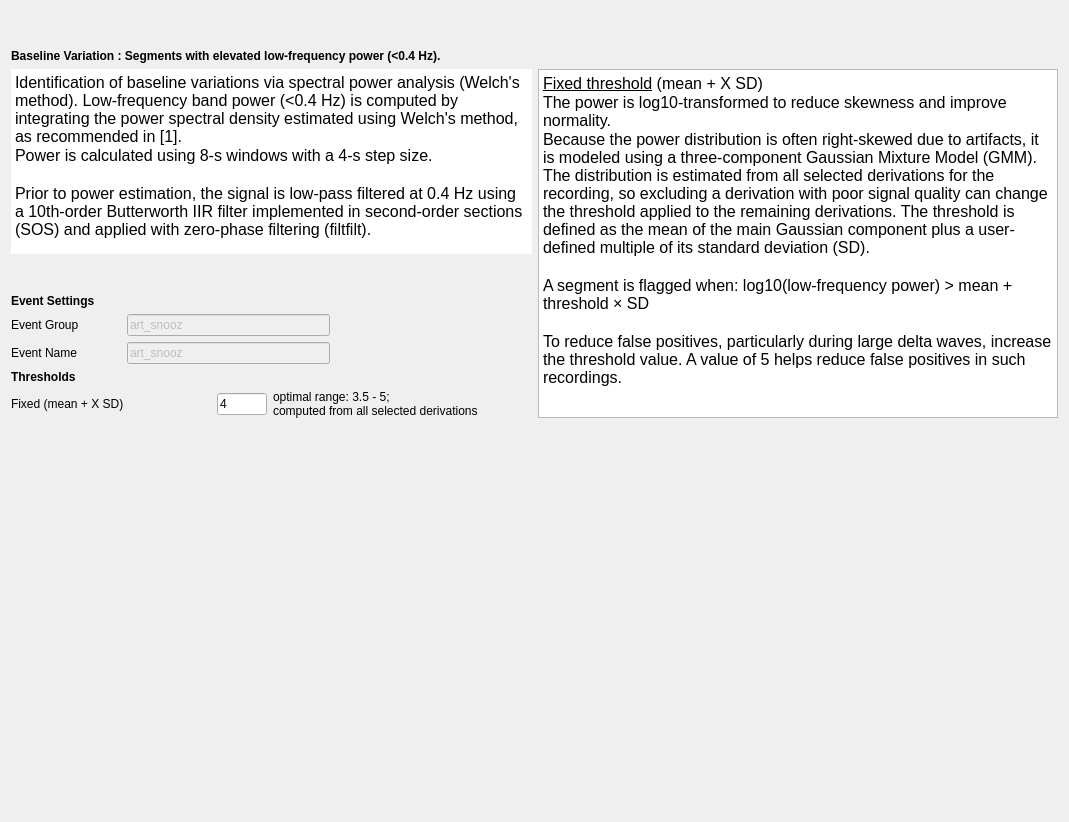
<?xml version="1.0" encoding="UTF-8"?>
<ui version="4.0">
 <class>BslVarStep</class>
 <widget class="QWidget" name="BslVarStep">
  <property name="geometry">
   <rect>
    <x>0</x>
    <y>0</y>
    <width>1069</width>
    <height>822</height>
   </rect>
  </property>
  <property name="windowTitle">
   <string>Form</string>
  </property>
  <layout class="QVBoxLayout" name="verticalLayout_3">
   <item>
    <widget class="QWidget" name="imageWidget" native="true">
     <property name="sizePolicy">
      <sizepolicy hsizetype="Expanding" vsizetype="Preferred">
       <horstretch>0</horstretch>
       <verstretch>0</verstretch>
      </sizepolicy>
     </property>
     <layout class="QHBoxLayout" name="horizontalLayout">
      <item>
       <widget class="QLabel" name="label_7">
        <property name="text">
         <string/>
        </property>
        <property name="alignment">
         <set>Qt::AlignmentFlag::AlignCenter</set>
        </property>
       </widget>
      </item>
     </layout>
    </widget>
   </item>
   <item>
    <widget class="QLabel" name="label_6">
     <property name="sizePolicy">
      <sizepolicy hsizetype="Preferred" vsizetype="Fixed">
       <horstretch>0</horstretch>
       <verstretch>0</verstretch>
      </sizepolicy>
     </property>
     <property name="font">
      <font>
       <italic>false</italic>
       <bold>false</bold>
      </font>
     </property>
     <property name="text">
      <string>&lt;html&gt;&lt;head/&gt;&lt;body&gt;&lt;p&gt;&lt;span style=&quot; font-weight:600;&quot;&gt;Baseline Variation : Segments with elevated low-frequency power (&amp;lt;0.4 Hz).&lt;/span&gt;&lt;/p&gt;&lt;/body&gt;&lt;/html&gt;</string>
     </property>
    </widget>
   </item>
   <item>
    <layout class="QHBoxLayout" name="horizontalLayout_5">
     <item>
      <layout class="QVBoxLayout" name="verticalLayout_2">
       <item>
        <widget class="QTextEdit" name="textEdit_2">
         <property name="minimumSize">
          <size>
           <width>0</width>
           <height>0</height>
          </size>
         </property>
         <property name="frameShape">
          <enum>QFrame::Shape::NoFrame</enum>
         </property>
         <property name="verticalScrollBarPolicy">
          <enum>Qt::ScrollBarPolicy::ScrollBarAlwaysOff</enum>
         </property>
         <property name="horizontalScrollBarPolicy">
          <enum>Qt::ScrollBarPolicy::ScrollBarAlwaysOff</enum>
         </property>
         <property name="readOnly">
          <bool>true</bool>
         </property>
         <property name="html">
          <string>&lt;!DOCTYPE HTML PUBLIC &quot;-//W3C//DTD HTML 4.0//EN&quot; &quot;http://www.w3.org/TR/REC-html40/strict.dtd&quot;&gt;
&lt;html&gt;&lt;head&gt;&lt;meta name=&quot;qrichtext&quot; content=&quot;1&quot; /&gt;&lt;meta charset=&quot;utf-8&quot; /&gt;&lt;style type=&quot;text/css&quot;&gt;
p, li { white-space: pre-wrap; }
hr { height: 1px; border-width: 0; }
li.unchecked::marker { content: &quot;\2610&quot;; }
li.checked::marker { content: &quot;\2612&quot;; }
&lt;/style&gt;&lt;/head&gt;&lt;body style=&quot; font-size:12pt; font-weight:400; font-style:normal;&quot;&gt;
&lt;p style=&quot; margin-top:0px; margin-bottom:0px; margin-left:0px; margin-right:0px; -qt-block-indent:0; text-indent:0px;&quot;&gt;Identification of baseline variations via spectral power analysis (Welch's method). Low-frequency band power (&amp;lt;0.4 Hz) is computed by integrating the power spectral density estimated using Welch's method, as recommended in [1]. &lt;/p&gt;
&lt;p style=&quot; margin-top:0px; margin-bottom:0px; margin-left:0px; margin-right:0px; -qt-block-indent:0; text-indent:0px;&quot;&gt;Power is calculated using 8-s windows with a 4-s step size.&lt;/p&gt;
&lt;p style=&quot;-qt-paragraph-type:empty; margin-top:0px; margin-bottom:0px; margin-left:0px; margin-right:0px; -qt-block-indent:0; text-indent:0px;&quot;&gt;&lt;br /&gt;&lt;/p&gt;
&lt;p style=&quot; margin-top:0px; margin-bottom:0px; margin-left:0px; margin-right:0px; -qt-block-indent:0; text-indent:0px;&quot;&gt;Prior to power estimation, the signal is low-pass filtered at 0.4 Hz using a 10th-order Butterworth IIR filter implemented in second-order sections (SOS) and applied with zero-phase filtering (filtfilt). &lt;/p&gt;
&lt;p style=&quot;-qt-paragraph-type:empty; margin-top:0px; margin-bottom:0px; margin-left:0px; margin-right:0px; -qt-block-indent:0; text-indent:0px;&quot;&gt;&lt;br /&gt;&lt;/p&gt;
&lt;p style=&quot; margin-top:0px; margin-bottom:0px; margin-left:0px; margin-right:0px; -qt-block-indent:0; text-indent:0px;&quot;&gt;&lt;span style=&quot; font-weight:700;&quot;&gt;Warning&lt;/span&gt;: User-defined filters applied in the &amp;quot;2- Filter EEG Signals&amp;quot; step may affect power estimates in the 0-0.4 Hz frequency band.&lt;/p&gt;
&lt;p style=&quot;-qt-paragraph-type:empty; margin-top:0px; margin-bottom:0px; margin-left:0px; margin-right:0px; -qt-block-indent:0; text-indent:0px;&quot;&gt;&lt;br /&gt;&lt;/p&gt;
&lt;p style=&quot; margin-top:0px; margin-bottom:0px; margin-left:0px; margin-right:0px; -qt-block-indent:0; text-indent:0px;&quot;&gt;&lt;span style=&quot; text-decoration: underline;&quot;&gt;Reference&lt;/span&gt;&lt;/p&gt;
&lt;p style=&quot; margin-top:0px; margin-bottom:0px; margin-left:0px; margin-right:0px; -qt-block-indent:0; text-indent:0px;&quot;&gt;[1] Cox, R. &amp;amp; Fell, J. Analyzing human sleep EEG: A methodological primer with code implementation. Sleep Medicine Reviews, 54, 101353 (2020).       &lt;/p&gt;&lt;/body&gt;&lt;/html&gt;</string>
         </property>
        </widget>
       </item>
       <item>
        <spacer name="verticalSpacer">
         <property name="orientation">
          <enum>Qt::Orientation::Vertical</enum>
         </property>
         <property name="sizeType">
          <enum>QSizePolicy::Policy::Preferred</enum>
         </property>
         <property name="sizeHint" stdset="0">
          <size>
           <width>20</width>
           <height>40</height>
          </size>
         </property>
        </spacer>
       </item>
       <item>
        <layout class="QVBoxLayout" name="verticalLayout">
         <item>
          <widget class="QLabel" name="label_4">
           <property name="sizePolicy">
            <sizepolicy hsizetype="Preferred" vsizetype="Fixed">
             <horstretch>0</horstretch>
             <verstretch>0</verstretch>
            </sizepolicy>
           </property>
           <property name="font">
            <font>
             <italic>false</italic>
             <bold>false</bold>
            </font>
           </property>
           <property name="text">
            <string>&lt;html&gt;&lt;head/&gt;&lt;body&gt;&lt;p&gt;&lt;span style=&quot; font-weight:700;&quot;&gt;Event Settings&lt;/span&gt;&lt;/p&gt;&lt;/body&gt;&lt;/html&gt;</string>
           </property>
          </widget>
         </item>
         <item>
          <layout class="QHBoxLayout" name="horizontalLayout_3">
           <item>
            <widget class="QLabel" name="label_3">
             <property name="sizePolicy">
              <sizepolicy hsizetype="Minimum" vsizetype="Fixed">
               <horstretch>0</horstretch>
               <verstretch>0</verstretch>
              </sizepolicy>
             </property>
             <property name="minimumSize">
              <size>
               <width>110</width>
               <height>0</height>
              </size>
             </property>
             <property name="maximumSize">
              <size>
               <width>100</width>
               <height>16777215</height>
              </size>
             </property>
             <property name="toolTip">
              <string>In which &quot;Event Group&quot; the detected artifact are added (how they will be written to  the annotation file). Go to the general Detectors Settings to edit the group.</string>
             </property>
             <property name="text">
              <string>Event Group</string>
             </property>
            </widget>
           </item>
           <item>
            <widget class="QLineEdit" name="group_lineEdit">
             <property name="enabled">
              <bool>false</bool>
             </property>
             <property name="maximumSize">
              <size>
               <width>300</width>
               <height>16777215</height>
              </size>
             </property>
             <property name="toolTip">
              <string/>
             </property>
             <property name="text">
              <string>art_snooz</string>
             </property>
            </widget>
           </item>
           <item>
            <spacer name="horizontalSpacer_2">
             <property name="orientation">
              <enum>Qt::Orientation::Horizontal</enum>
             </property>
             <property name="sizeHint" stdset="0">
              <size>
               <width>40</width>
               <height>20</height>
              </size>
             </property>
            </spacer>
           </item>
          </layout>
         </item>
         <item>
          <layout class="QHBoxLayout" name="horizontalLayout_4">
           <item>
            <widget class="QLabel" name="label_11">
             <property name="sizePolicy">
              <sizepolicy hsizetype="Minimum" vsizetype="Fixed">
               <horstretch>0</horstretch>
               <verstretch>0</verstretch>
              </sizepolicy>
             </property>
             <property name="minimumSize">
              <size>
               <width>110</width>
               <height>0</height>
              </size>
             </property>
             <property name="maximumSize">
              <size>
               <width>100</width>
               <height>16777215</height>
              </size>
             </property>
             <property name="toolTip">
              <string>The event name of the detected artifact (how they will be wrtten to the annotation file).  Go to the general Detectors Settings to edit the name.</string>
             </property>
             <property name="text">
              <string>Event Name</string>
             </property>
            </widget>
           </item>
           <item>
            <widget class="QLineEdit" name="name_lineEdit">
             <property name="enabled">
              <bool>false</bool>
             </property>
             <property name="maximumSize">
              <size>
               <width>300</width>
               <height>16777215</height>
              </size>
             </property>
             <property name="toolTip">
              <string/>
             </property>
             <property name="text">
              <string>art_snooz</string>
             </property>
            </widget>
           </item>
           <item>
            <spacer name="horizontalSpacer_3">
             <property name="orientation">
              <enum>Qt::Orientation::Horizontal</enum>
             </property>
             <property name="sizeHint" stdset="0">
              <size>
               <width>40</width>
               <height>20</height>
              </size>
             </property>
            </spacer>
           </item>
          </layout>
         </item>
         <item>
          <widget class="QLabel" name="label">
           <property name="sizePolicy">
            <sizepolicy hsizetype="Preferred" vsizetype="Fixed">
             <horstretch>0</horstretch>
             <verstretch>0</verstretch>
            </sizepolicy>
           </property>
           <property name="font">
            <font>
             <italic>false</italic>
             <bold>false</bold>
             <stylestrategy>PreferAntialias</stylestrategy>
            </font>
           </property>
           <property name="text">
            <string>&lt;html&gt;&lt;head/&gt;&lt;body&gt;&lt;p&gt;&lt;span style=&quot; font-weight:700;&quot;&gt;Thresholds&lt;/span&gt;&lt;/p&gt;&lt;/body&gt;&lt;/html&gt;</string>
           </property>
          </widget>
         </item>
         <item>
          <layout class="QHBoxLayout" name="horizontalLayout_2">
           <item>
            <widget class="QLabel" name="label_5">
             <property name="sizePolicy">
              <sizepolicy hsizetype="Preferred" vsizetype="Fixed">
               <horstretch>0</horstretch>
               <verstretch>0</verstretch>
              </sizepolicy>
             </property>
             <property name="minimumSize">
              <size>
               <width>0</width>
               <height>0</height>
              </size>
             </property>
             <property name="maximumSize">
              <size>
               <width>200</width>
               <height>16777215</height>
              </size>
             </property>
             <property name="toolTip">
              <string>The threshold value to identify the artifact. For mean + X SD, the power distribution is estimated from all selected derivations for the recording.</string>
             </property>
             <property name="midLineWidth">
              <number>0</number>
             </property>
             <property name="text">
              <string>&lt;html&gt;&lt;head/&gt;&lt;body&gt;&lt;p&gt;Fixed (mean + X SD)&lt;/p&gt;&lt;/body&gt;&lt;/html&gt;</string>
             </property>
             <property name="textFormat">
              <enum>Qt::TextFormat::RichText</enum>
             </property>
            </widget>
           </item>
           <item>
            <widget class="QLineEdit" name="threshold_lineEdit">
             <property name="maximumSize">
              <size>
               <width>50</width>
               <height>16777215</height>
              </size>
             </property>
             <property name="toolTip">
              <string/>
             </property>
             <property name="text">
              <string>4</string>
             </property>
            </widget>
           </item>
           <item>
            <widget class="QLabel" name="label_2">
             <property name="sizePolicy">
              <sizepolicy hsizetype="Preferred" vsizetype="Fixed">
               <horstretch>0</horstretch>
               <verstretch>0</verstretch>
              </sizepolicy>
             </property>
             <property name="maximumSize">
              <size>
               <width>16777215</width>
               <height>16777215</height>
              </size>
             </property>
             <property name="text">
              <string>optimal range: 3.5 - 5;
computed from all selected derivations</string>
             </property>
             <property name="alignment">
              <set>Qt::AlignmentFlag::AlignLeading|Qt::AlignmentFlag::AlignLeft|Qt::AlignmentFlag::AlignVCenter</set>
             </property>
            </widget>
           </item>
          </layout>
         </item>
        </layout>
       </item>
      </layout>
     </item>
     <item>
      <widget class="QTextEdit" name="textEdit">
       <property name="minimumSize">
        <size>
         <width>0</width>
         <height>250</height>
        </size>
       </property>
       <property name="frameShape">
        <enum>QFrame::Shape::StyledPanel</enum>
       </property>
       <property name="frameShadow">
        <enum>QFrame::Shadow::Sunken</enum>
       </property>
       <property name="lineWidth">
        <number>2</number>
       </property>
       <property name="verticalScrollBarPolicy">
        <enum>Qt::ScrollBarPolicy::ScrollBarAlwaysOff</enum>
       </property>
       <property name="horizontalScrollBarPolicy">
        <enum>Qt::ScrollBarPolicy::ScrollBarAlwaysOff</enum>
       </property>
       <property name="readOnly">
        <bool>true</bool>
       </property>
       <property name="html">
        <string>&lt;!DOCTYPE HTML PUBLIC &quot;-//W3C//DTD HTML 4.0//EN&quot; &quot;http://www.w3.org/TR/REC-html40/strict.dtd&quot;&gt;
&lt;html&gt;&lt;head&gt;&lt;meta name=&quot;qrichtext&quot; content=&quot;1&quot; /&gt;&lt;meta charset=&quot;utf-8&quot; /&gt;&lt;style type=&quot;text/css&quot;&gt;
p, li { white-space: pre-wrap; }
hr { height: 1px; border-width: 0; }
li.unchecked::marker { content: &quot;\2610&quot;; }
li.checked::marker { content: &quot;\2612&quot;; }
&lt;/style&gt;&lt;/head&gt;&lt;body style=&quot; font-size:12pt; font-weight:400; font-style:normal;&quot;&gt;
&lt;p style=&quot; margin-top:0px; margin-bottom:0px; margin-left:0px; margin-right:0px; -qt-block-indent:0; text-indent:0px;&quot;&gt;&lt;span style=&quot; text-decoration: underline;&quot;&gt;Fixed threshold&lt;/span&gt; (mean + X SD)&lt;/p&gt;
&lt;p style=&quot; margin-top:0px; margin-bottom:0px; margin-left:0px; margin-right:0px; -qt-block-indent:0; text-indent:0px;&quot;&gt;The power is log10-transformed to reduce skewness and improve normality.&lt;/p&gt;
&lt;p style=&quot; margin-top:0px; margin-bottom:0px; margin-left:0px; margin-right:0px; -qt-block-indent:0; text-indent:0px;&quot;&gt;Because the power distribution is often right-skewed due to artifacts, it is modeled using a three-component Gaussian Mixture Model (GMM). The distribution is estimated from all selected derivations for the recording, so excluding a derivation with poor signal quality can change the threshold applied to the remaining derivations. The threshold is defined as the mean of the main Gaussian component plus a user-defined multiple of its standard deviation (SD).&lt;/p&gt;
&lt;p style=&quot;-qt-paragraph-type:empty; margin-top:0px; margin-bottom:0px; margin-left:0px; margin-right:0px; -qt-block-indent:0; text-indent:0px;&quot;&gt;&lt;br /&gt;&lt;/p&gt;
&lt;p style=&quot; margin-top:0px; margin-bottom:0px; margin-left:0px; margin-right:0px; -qt-block-indent:0; text-indent:0px;&quot;&gt;A segment is flagged when: log10(low-frequency power) &amp;gt; mean + threshold × SD&lt;/p&gt;
&lt;p style=&quot;-qt-paragraph-type:empty; margin-top:0px; margin-bottom:0px; margin-left:0px; margin-right:0px; -qt-block-indent:0; text-indent:0px;&quot;&gt;&lt;br /&gt;&lt;/p&gt;
&lt;p style=&quot; margin-top:0px; margin-bottom:0px; margin-left:0px; margin-right:0px; -qt-block-indent:0; text-indent:0px;&quot;&gt;To reduce false positives, particularly during large delta waves, increase the threshold value. A value of 5 helps reduce false positives in such recordings.&lt;/p&gt;&lt;/body&gt;&lt;/html&gt;</string>
       </property>
      </widget>
     </item>
    </layout>
   </item>
   <item>
    <spacer name="verticalSpacer_2">
     <property name="orientation">
      <enum>Qt::Orientation::Vertical</enum>
     </property>
     <property name="sizeHint" stdset="0">
      <size>
       <width>20</width>
       <height>405</height>
      </size>
     </property>
    </spacer>
   </item>
  </layout>
 </widget>
 <resources>
  <include location="../../../../../snooz-toolbox/src/main/python/ui/themes/themes.qrc"/>
 </resources>
 <connections/>
 <slots>
  <slot>on_choose()</slot>
  <slot>on_input_format_changed()</slot>
 </slots>
</ui>
